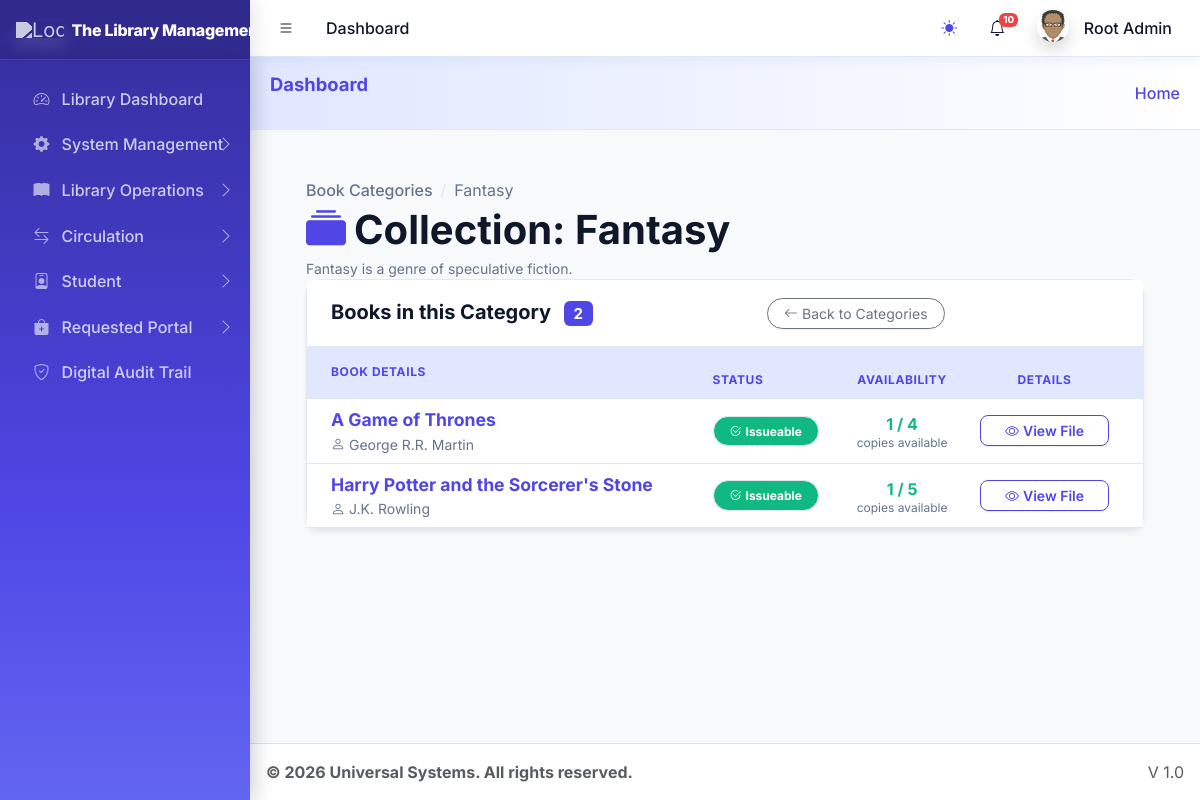
/dashboards/librarian/category_books.php?cat_id=1 (signed in), run on the app's committed database.
### tables this page shows
CREATE TABLE `sys_pages` (
  `id` int(11) NOT NULL,
  `parent_id` int(11) DEFAULT 0,
  `page_name` varchar(100) NOT NULL,
  `page_url` varchar(255) DEFAULT '#',
  `icon_class` varchar(50) DEFAULT 'bi bi-circle',
  `sort_order` int(11) DEFAULT 0
);

CREATE TABLE `lib_categories` (
  `id` int(11) NOT NULL,
  `category_name` varchar(50) NOT NULL,
  `description` text DEFAULT NULL,
  `created_at` timestamp NOT NULL DEFAULT current_timestamp()
);

CREATE TABLE `lib_books` (
  `id` int(11) NOT NULL,
  `title` varchar(255) NOT NULL,
  `author_id` int(11) DEFAULT NULL,
  `category_id` int(11) DEFAULT NULL,
  `isbn` varchar(20) DEFAULT NULL,
  `total_copies` int(11) DEFAULT 1,
  `available_copies` int(11) DEFAULT 1,
  `cover_image` varchar(255) DEFAULT NULL,
  `status` enum('available','low_stock','out_of_stock') DEFAULT 'available',
  `is_issueable` tinyint(1) DEFAULT 1,
  `fine_per_day` decimal(10,2) NOT NULL DEFAULT 10.00,
  `book_type` varchar(50) DEFAULT 'Textbook',
  `created_at` timestamp NOT NULL DEFAULT current_timestamp()
);

CREATE TABLE `lib_authors` (
  `id` int(11) NOT NULL,
  `author_name` varchar(100) NOT NULL,
  `biography` text DEFAULT NULL,
  `created_at` timestamp NOT NULL DEFAULT current_timestamp()
);

### core/library_functions.php (called while the page is built, shortened)
<?php
class Library {
    private $pdo;
    public function __construct($pdo) {
        $this->pdo = $pdo;
    }
    public function getBooksByCategory($catId) {
        $stmt = $this->pdo->prepare("SELECT b.*, a.author_name, c.category_name FROM lib_books b LEFT JOIN lib_authors a ON b.author_id = a.id LEFT JOIN lib_categories c ON b.category_id = c.id WHERE b.category_id = ? ORDER BY b.title ASC");
        $stmt->execute([$catId]);
        return $stmt->fetchAll(PDO::FETCH_ASSOC);
    }
}
?>

### dashboards/librarian/category_books.php (the view, shortened to what this page needs)
<?php
require_once '../../core/db.php';
require_once '../../core/library_functions.php';
$catId = (int) ($_GET['cat_id'] ?? 0);
$lib = new Library($pdo);
$category = $pdo->prepare("SELECT * FROM lib_categories WHERE id = ?");
$category->execute([$catId]);
$catInfo = $category->fetch();
$books = $lib->getBooksByCategory($catId);
require_once '../../includes/header.php';
?>
<div class="content-header px-4 pt-4">
    <div class="container-fluid">
        <div class="row align-items-center">
            <div class="col-sm-12">
                <nav aria-label="breadcrumb">
                    <ol class="breadcrumb mb-1">
                        <li class="breadcrumb-item"><a href="book_categories.php" class="text-decoration-none text-muted">Book Categories</a></li>
                        <li class="breadcrumb-item active"><?= htmlspecialchars($catInfo['category_name']) ?></li>
                    </ol>
                </nav>
                <h1 class="m-0 fw-bold text-dark">
                    <i class="bi bi-collection-fill me-2 text-primary"></i>Collection: <?= htmlspecialchars($catInfo['category_name']) ?>
                </h1>
                <p class="text-muted small mt-1 mb-0"><?= htmlspecialchars($catInfo['description'] ?? 'Explore our ' . $catInfo['category_name'] . ' collection.') ?></p>
            </div>
        </div>
    </div>
</div>
<div class="content px-4 pb-5">
    <div class="container-fluid">
        <div class="card border-0 shadow-sm rounded-4 mb-4">
            <div class="card-header bg-white border-0 py-3 px-4 d-flex justify-content-between align-items-center">
                <h5 class="fw-bold m-0 text-dark">
                    Books in this Category
                    <span class="badge bg-primary ms-2"><?= count($books) ?></span>
                </h5>
                <a href="book_categories.php" class="btn btn-sm btn-outline-secondary rounded-pill px-3">
                    <i class="bi bi-arrow-left me-1"></i>Back to Categories
                </a>
            </div>
            <div class="card-body p-0">
                <?php if (empty($books)): ?>
                    <div class="text-center text-muted py-5">
                        <i class="bi bi-book-half fs-1 d-block mb-2 opacity-50"></i>
                        No books assigned to this category yet.
                    </div>
                <?php else: ?>
                    <div class="table-responsive">
                        <table class="table table-hover align-middle mb-0">
                            <thead class="table-light">
                                <tr>
                                    <th class="ps-4 py-3" style="font-size:.75rem;text-transform:uppercase;letter-spacing:.05em;color:#64748b;">Book Details</th>
                                    <th style="font-size:.75rem;text-transform:uppercase;letter-spacing:.05em;color:#64748b;">Status</th>
                                    <th class="text-center" style="font-size:.75rem;text-transform:uppercase;letter-spacing:.05em;color:#64748b;">Availability</th>
                                    <th class="text-center pe-4" style="font-size:.75rem;text-transform:uppercase;letter-spacing:.05em;color:#64748b;">Details</th>
                                </tr>
                            </thead>
                            <tbody>
                                <?php foreach ($books as $book): ?>
                                    <tr>
                                        <td class="ps-4">
                                            <a href="book_details.php?id=<?= $book['id'] ?>" class="text-decoration-none">
                                                <div class="fw-bold text-primary" style="font-size: 1.1rem;"><?= htmlspecialchars($book['title']) ?></div>
                                            </a>
                                            <div class="text-muted small"><i class="bi bi-person me-1"></i><?= htmlspecialchars($book['author_name'] ?? 'Unknown Author') ?></div>
                                        </td>
                                        <td>
                                            <?php if ($book['is_issueable'] == 1): ?>
                                                <span class="badge bg-success bg-opacity-10 text-success border border-success border-opacity-25 px-3 py-2 rounded-pill">
                                                    <i class="bi bi-check2-circle me-1"></i>Issueable
                                                </span>
                                            <?php else: ?>
                                                <span class="badge bg-danger bg-opacity-10 text-danger border border-danger border-opacity-25 px-3 py-2 rounded-pill">
                                                    <i class="bi bi-shield-lock me-1"></i>Library Use Only
                                                </span>
                                            <?php endif; ?>
                                        </td>
                                        <td class="text-center">
                                            <div class="fw-bold <?= $book['available_copies'] > 0 ? 'text-success' : 'text-danger' ?>">
                                                <?= $book['available_copies'] ?> / <?= $book['total_copies'] ?>
                                            </div>
                                            <div class="text-muted extra-small" style="font-size: 0.75rem;">copies available</div>
                                        </td>
                                        <td class="text-center pe-4">
                                            <a href="book_details.php?id=<?= $book['id'] ?>" class="btn btn-sm btn-outline-primary rounded-pill px-4">
                                                <i class="bi bi-eye me-1"></i>View File
                                            </a>
                                        </td>
                                    </tr>
                                <?php endforeach; ?>
                            </tbody>
                        </table>
                    </div>
                <?php endif; ?>
            </div>
        </div>
    </div>
</div>
<?php require_once '../../includes/footer.php'; ?>

### includes/sidebar.php (shortened to what this page needs)
<aside class="app-sidebar bg-body-secondary shadow">
    <div class="sidebar-brand d-flex align-items-center justify-content-between px-3">
        <a href="<?= BASE_URL ?>index.php" class="brand-link flex-grow-1">
            <img src="<?= $settings['system_logo'] ?>" alt="Logo" class="brand-image opacity-75 shadow">
            <span class="brand-text fw-light"><?= $settings['system_name'] ?></span>
        </a>
    </div>
    <div class="sidebar-wrapper">
        <nav class="mt-2">
            <ul class="nav sidebar-menu flex-column" data-lte-toggle="treeview" role="menu" data-accordion="false">
                <?php
                function isMenuPageActive($pdo, $pageId, $currentBasename, $userRole)
                {
                    $stmt = $pdo->prepare("SELECT page_url FROM sys_pages WHERE id = ?");
                    $stmt->execute([$pageId]);
                    $page = $stmt->fetch();
                    $sql = "
                        SELECT p.id FROM sys_pages p
                        JOIN role_access ra ON p.id = ra.page_id
                        WHERE p.parent_id = ? AND ra.role_key = ?
                    ";
                    $stmt = $pdo->prepare($sql);
                    $stmt->execute([$pageId, $userRole]);
                    $children = $stmt->fetchAll();
                    foreach ($children as $child) {
                        if (isMenuPageActive($pdo, $child['id'], $currentBasename, $userRole)) {
                            return true;
                        }
                    }
                    return false;
                }
                function buildMenu($pdo, $parentId = 0, $userRole, $currentBasename, $skipIds = [])
                {
                    $sql = "
                        SELECT p.* FROM sys_pages p
                        JOIN role_access ra ON p.id = ra.page_id
                        WHERE p.parent_id = ? AND ra.role_key = ?
                        ORDER BY p.sort_order ASC
                    ";
                    $stmt = $pdo->prepare($sql);
                    $stmt->execute([$parentId, $userRole]);
                    $items = $stmt->fetchAll();
                    foreach ($items as $item) {
                        $childStmt = $pdo->prepare("SELECT COUNT(*) FROM sys_pages WHERE parent_id = ?");
                        $childStmt->execute([$item['id']]);
                        $hasChildren = $childStmt->fetchColumn() > 0;
                        $isActive = isMenuPageActive($pdo, $item['id'], $currentBasename, $userRole);
                        $menuOpen = ($hasChildren && $isActive) ? 'menu-open' : '';
                        $activeClass = $isActive ? 'active' : '';
                        echo '<li class="nav-item ' . $menuOpen . '">';
                        echo '<a href="' . ($hasChildren ? '#' : BASE_URL . $item['page_url']) . '" class="nav-link ' . $activeClass . '">';
                        echo '<i class="nav-icon ' . $item['icon_class'] . '"></i>';
                        echo '<p>' . htmlspecialchars($item['page_name']);
                        if ($hasChildren) {
                            echo '<i class="nav-arrow bi bi-chevron-right"></i>';
                        }
                        echo '</p></a>';
                        if ($hasChildren) {
                            buildMenu($pdo, $item['id'], $userRole, $currentBasename, $skipIds);
                        }
                        echo '</li>';
                    }
                }
                $currentBasename = basename($_SERVER['PHP_SELF']);
                $userRole = $_SESSION['role'] ?? '';
                buildMenu($pdo, 0, $userRole, $currentBasename);
                ?>
            </ul>
        </nav>
    </div>
</aside>

### assets/css/theme.css (style rules this page uses)
:root { --erp-primary: #4f46e5; --erp-primary-dark: #3730a3; --erp-primary-light: #6366f1; --erp-primary-xlight:#e0e7ff; --erp-bg-main: #f8fafc; --erp-bg-soft: #f1f5f9; --erp-card-bg: #ffffff; --erp-text-main: #0f172a; --erp-text-secondary:#64748b; --erp-border: #e2e8f0; --erp-shadow: 0 4px 6px -1px rgba(15, 23, 42, 0.08), 0 2px 4px -2px rgba(15, 23, 42, 0.04); --erp-shadow-md: 0 10px 15px -3px rgba(15, 23, 42, 0.1), 0 4px 6px -4px rgba(15, 23, 42, 0.05); --erp-white: #ffffff; --erp-success: #10b981; --erp-warning: #f59e0b; --erp-danger: #ef4444; --erp-info: #0ea5e9; }
body { background-color: var(--erp-bg-main) !important; font-family: 'Inter', sans-serif !important; color: var(--erp-text-main); }
h1, h2, h3, h4, h5, h6, .page-title { color: var(--erp-text-main) !important; font-weight: 700 !important; }
a { color: var(--erp-primary); }
.app-sidebar, .main-sidebar, .sidebar-wrapper { background: linear-gradient(180deg, var(--erp-primary-dark) 0%, var(--erp-primary) 60%, var(--erp-primary-light) 100%) !important; border-right: none !important; box-shadow: 4px 0 20px rgba(0, 0, 0, 0.1) !important; transition: all 0.3s ease !important; }
.sidebar-brand { height: 3.75rem; background: rgba(0, 0, 0, 0.15) !important; border-bottom: 1px solid rgba(255, 255, 255, 0.12) !important; }
.brand-link .brand-text { color: #ffffff !important; font-weight: 800 !important; font-size: 1rem; letter-spacing: -0.3px; }
.brand-link img { filter: brightness(0) invert(1); }
.app-sidebar .sidebar-wrapper .nav-link, .sidebar-menu .nav-item .nav-link { color: rgba(255, 255, 255, 0.75) !important; font-weight: 500; border-radius: 8px !important; margin: 2px 8px !important; padding: 0.55rem 0.85rem !important; transition: all 0.2s ease; }
.app-sidebar .sidebar-wrapper .nav-link i, .sidebar-menu .nav-item .nav-link i { color: rgba(255, 255, 255, 0.6) !important; font-size: 1rem; }
.card, .premium-card, .stat-card-custom { background-color: var(--erp-card-bg) !important; border: 1px solid var(--erp-border) !important; border-radius: 14px !important; box-shadow: var(--erp-shadow) !important; transition: all 0.25s cubic-bezier(0.4, 0, 0.2, 1); }
.card-header, .premium-header { background-color: transparent !important; border-bottom: 1px solid var(--erp-border) !important; padding: 1.1rem 1.5rem !important; }
.btn-outline-primary { color: var(--erp-primary) !important; border-color: var(--erp-primary) !important; border-radius: 8px !important; font-weight: 600 !important; }
.table { --bs-table-color: var(--erp-text-main); --bs-table-border-color: var(--erp-border); color: var(--erp-text-main); }
.table thead th { background-color: var(--erp-primary-xlight) !important; color: var(--erp-primary) !important; font-weight: 700 !important; font-size: 0.82rem; text-transform: uppercase; letter-spacing: 0.5px; border-bottom: 2px solid var(--erp-border) !important; }
.table-light { --bs-table-bg: var(--erp-bg-soft); --bs-table-color: var(--erp-text-main); }
.badge.text-bg-primary, .badge.bg-primary { background-color: var(--erp-primary) !important; color: #fff !important; }
.badge.text-bg-success, .badge.bg-success { background-color: var(--erp-success) !important; color: #fff !important; }
.breadcrumb { background: transparent; }
.breadcrumb-item a { color: var(--erp-primary); text-decoration: none; font-weight: 500; }
.breadcrumb-item.active { color: var(--erp-text-secondary); }
.breadcrumb-item + .breadcrumb-item::before { color: var(--erp-border); }
.text-primary, .text-crimson { color: var(--erp-primary) !important; }
.text-success { color: var(--erp-success) !important; }
.text-dark, .text-body { color: var(--erp-text-main) !important; }
.text-secondary, .text-muted { color: var(--erp-text-secondary) !important; }
.bg-primary { background-color: var(--erp-primary) !important; }
.bg-success { background-color: var(--erp-success) !important; }
.bg-white { background-color: var(--erp-card-bg) !important; }
.border { border-color: var(--erp-border) !important; }
.extra-small { font-size: 0.7rem; line-height: 1.1; }

### data on the page
sys_pages: page_name "Library Dashboard"
sys_pages: page_name "System Management"
sys_pages: page_name "Library Operations"
sys_pages: page_name "Circulation"
sys_pages: page_name "Student"
sys_pages: page_name "Requested Portal"
sys_pages: page_name "Digital Audit Trail"
lib_categories: category_name "Fantasy", description "Fantasy is a genre of speculative fiction."
lib_books: title "A Game of Thrones", author.author_name "George R.R. Martin", is_issueable 1 (drawn), available_copies "1", total_copies "4"
lib_books: title "Harry Potter and the Sorcerer's Stone", author.author_name "J.K. Rowling", is_issueable 1 (drawn), available_copies "1", total_copies "5"

### other printed values
$pageTitle "Dashboard"
$unreadCount "10"
$_SESSION['name'] "Root Admin"
$settings['system_name'] "The Library…"
count($books) "2"
$settings['footer_text'] "© 2026 Universal Systems. All rights reserved."
